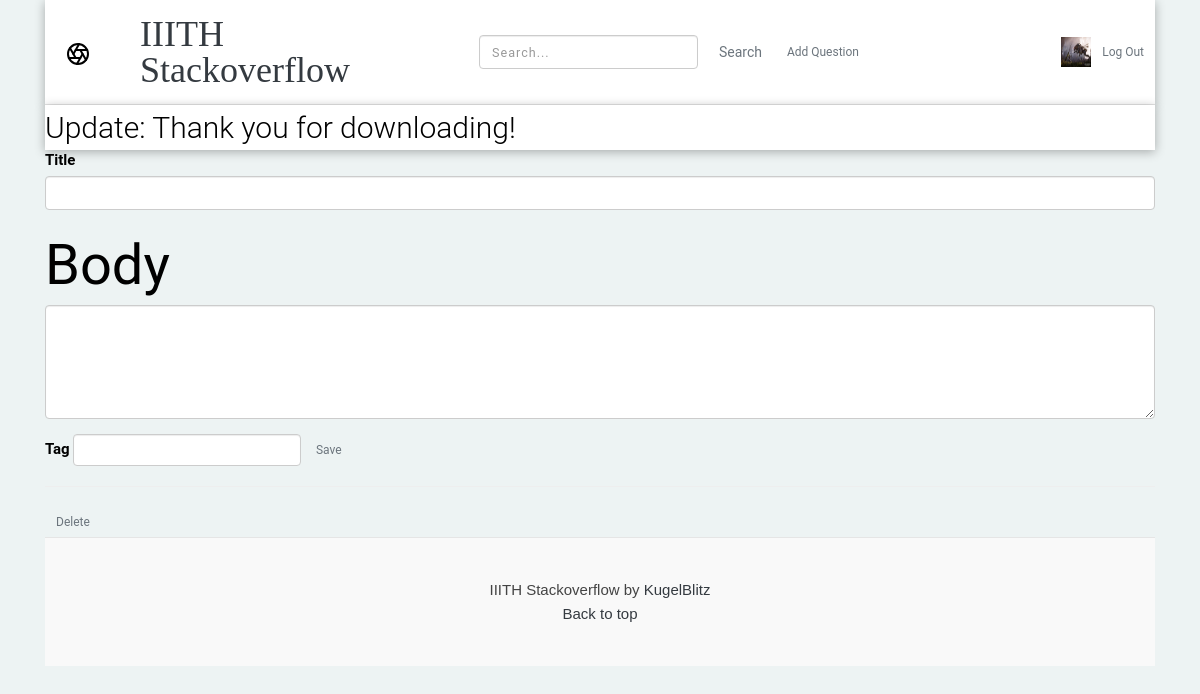
The app's page /4/update (signed in) with its own data.
### tables this page shows
CREATE TABLE user (
  id INTEGER PRIMARY KEY AUTOINCREMENT,
  username TEXT UNIQUE NOT NULL,
  email TEXT UNIQUE NOT NULL,
  password TEXT NOT NULL,
  description VARCHAR(100) NULL,
  reputation INTEGER DEFAULT 0,
  profile_picture VARCHAR(256) DEFAULT NULL
);

CREATE TABLE post (
  qid INTEGER PRIMARY KEY AUTOINCREMENT,
  author_id INTEGER NOT NULL,
  created TIMESTAMP NOT NULL DEFAULT CURRENT_TIMESTAMP,
  upvotes INTEGER NULL DEFAULT 0,
  title TEXT NOT NULL,
  body TEXT NOT NULL,
  bestAnswer INTEGER NULL DEFAULT -1,
  FOREIGN KEY (author_id) REFERENCES user (id)
);

### flaskr/question.py (the view, shortened to what this page needs)
@bp.route('/<int:id>/update', methods=('GET', 'POST'))
@login_required
def update(id):
    post = get_question(id)
    return render_template('question/update.html', post=post)

### flaskr/auth.py (called while the page is built)
@bp.before_app_request
def load_logged_in_user():
    user_id = session.get('user_id')
    if user_id is None:
        g.user = None
    else:
        g.user = get_db().execute(
            'SELECT * FROM user WHERE id = ?', (user_id,)
        ).fetchone()

def login_required(view):
    @functools.wraps(view)
    def wrapped_view(**kwargs):
        if g.user is None:
            return redirect(url_for('auth.login'))
        return view(**kwargs)
    return wrapped_view

### flaskr/db.py (called while the page is built)
def get_db():
    if 'db' not in g:
        g.db = sqlite3.connect(
            current_app.config['DATABASE'],
            detect_types=sqlite3.PARSE_DECLTYPES
        )
        g.db.row_factory = sqlite3.Row
    return g.db

### flaskr/question.py (called while the page is built)
def get_question(id, check_author=True):
    post = get_db().execute(
        'SELECT qid, title, body, created, author_id, username'
        ' FROM post p JOIN user u ON p.author_id = u.id'
        ' WHERE qid = ?',
        (id,)
    ).fetchone()
    if post is None:
        abort(404, "Post id {0} doesn't exist.".format(id))
    if check_author and post['author_id'] != g.user['id']:
        abort(403)
    return post

### flaskr/templates/question/update.html (shortened to what this page needs)
{% extends 'base.html' %}
{% block header %}
  <h3 style="font-family: PlayFair+Display">{% block title %}Update: {{ post['title'] }}{% endblock %}</h3>
{% endblock %}
{% block content %}
  <form method="post">
   <div class="form-group">
        <label for="title">Title</label>
        <input type="text" class="form-control" name="title" id="title" value="{{ request.form['title'] }}" required>
    </div>
    <div class="form-group">
        <label for="body" class="blog-title">Body</label>
        <textarea class="form-control" id="body" rows="5" name="body">{{ request.form['body'] }}</textarea>
    </div>
    <div class="form-group">
        <label for="tag">Tag</label>
        <button type="submit" class="btn btn-sm btn-outline-secondary">Save</button>
        </div>
  </form>
  <hr>
  <form action="{{ url_for('question.delete', id=post['qid']) }}" method="post">
    <button class="btn btn-sm btn-outline-secondary danger" type="submit" value="Delete" onClick="return confirm('Are you sure?');">Delete</button>
  </form>
{% endblock %}
{% block footer %}
{{super()}}
{% endblock %}

### flaskr/templates/base.html (shortened to what this page needs)
<!doctype html>
    <link rel="stylesheet" href="https://use.fontawesome.com/releases/v5.5.0/css/all.css">
    <link rel="stylesheet" href="https://maxcdn.bootstrapcdn.com/bootstrap/4.0.0/css/bootstrap.min.css"
>
    <link type="text/css" rel="stylesheet" href="{{ url_for('static', filename='css/style.css') }}">
<link rel="stylesheet" href="{{ url_for('static', filename='css/style.css') }}">
<link rel="stylesheet" href="https://cdnjs.cloudflare.com/ajax/libs/twitter-bootstrap/3.3.7/css/bootstrap.min.css">
<link rel="stylesheet" href="https://cdnjs.cloudflare.com/ajax/libs/bootstrap-tagsinput/0.8.0/bootstrap-tagsinput.css">
<link rel="stylesheet" href="{{ url_for('static', filename='css/bootstrap-tagsinput.css') }}">
<link href="{{ url_for('static', filename='css/styles.css') }}" rel="stylesheet">
<link href="{{ url_for('static', filename='css/responsive.css') }}" rel="stylesheet">
<link media="all" rel="stylesheet" href="https://code.ionicframework.com/ionicons/2.0.1/css/ionicons.min.css" />
<body>
    <div class="container">
        <header class="blog-header py-3">
            <div class="row flex-nowrap justify-content-between align-items-center">
                <div class="col-sm-1 pt-1">
                </div>
                <div class="col-sm-3 text-left">
                    <a class="blog-header-logo text-dark" href="{{ url_for('question.index')}}">IIITH Stackoverflow</a>
                </div>
                <div class="col-4 d-flex justify-content-end align-items-right">
                    <form class="form-inline my-0 my-sm-0" method="post" action="/search">
                         <input class="form-control mr-sm-2" type="search" placeholder="Search..." aria-label="Search" name="pattern">
                        <button class="btn btn-outline-secondary" type="submit">Search</button>
                    </form>
                </div>
                {% if g.user %}
                <div class="col-sm-1 d-flex justify-content-end align-items-right">
                    <form action="/create">
                      <button type="submit" class="btn btn-sm btn-outline-secondary">Add Question</button>
                      </form>
                </div>
                <div class="col-sm-3 d-flex justify-content-end align-items-left">
                    <div class="avatar-area">
                        <a class="avatar" href="{{ url_for('auth.profile',id=g.user['id']) }}"><img style="height:30px; width:30px;" src="{{ url_for('static', filename=g.user['profile_picture'])}}"></a>
                    </div>
                    <form action="/auth/logout">
                       <button type="submit" class="btn btn-sm btn-outline-secondary">Log Out</button>
                    </form>
                </div>
                {% endif %}
            </div>
        </header>
    </div>
    <div class="container">
    <section class="content">
        <header>
          {% block header %}{% endblock %}
        </header>
        {% block content %}{% endblock %}
        {% block footer %}<div class="blog-footer">
                <p>IIITH Stackoverflow by <a href="{{url_for('question.about')}}" class="text-dark">KugelBlitz</a></p>
                <p>
                  <a href="#" class="text-dark">Back to top</a>
                </p>
              </div>{% endblock %}
      </section>
    </div>
</body>
</html>

### flaskr/static/css/style.css (style rules this page uses)
.blog-header { line-height: 1; border-bottom: 1px solid #e5e5e5; }
.blog-header-logo { font-family: "Playfair Display", serif; font-size: 2.25rem; }
h1, h2, h3, h4, h5, h6 { font-family: "Playfair Display", Georgia, "Times New Roman", serif; }
.blog-title { margin-bottom: 0; font-size: 2rem; font-weight: 400; }
@media (min-width: 40em) { .blog-title { font-size: 3.5rem; } }
.blog-footer { padding: 2.5rem 0; color: #999; text-align: center; background-color: #f9f9f9; border-top: .05rem solid #e5e5e5; }
.blog-footer p:last-child { margin-bottom: 0; }

### flaskr/static/css/styles.css (style rules this page uses)
body { font-size: 15px; font-family: 'Roboto', sans-serif; width: 100%; height: 100%; margin: 0; font-weight: 300; -webkit-font-smoothing: antialiased; -moz-osx-font-smoothing: grayscale; word-wrap: break-word; background: #EDF3F3; color: #000; }
h1, h2, h3, h4, h5, h6, p, a, ul, span, li, img { margin: 0; padding: 0; font-weight: 300; }
h1,h2,h3,h4,h5,h6 { line-height: 1.5; }
p { line-height: 1.6; font-family: 'Maven Pro', sans-serif; font-weight: 400; color: #444; }
h3 { font-size: 2em; }
a, button { display: inline-block; text-decoration: none; color: inherit; transition: all .3s; }
img { width: 100%; }
header { font-weight: 400; }
header { overflow: hidden; background: #fff; box-shadow: 0px 2px 10px rgba(0,0,0, .3); }

### records on screen
user: profile_picture (picture)
post: title "Thank you for downloading!"
